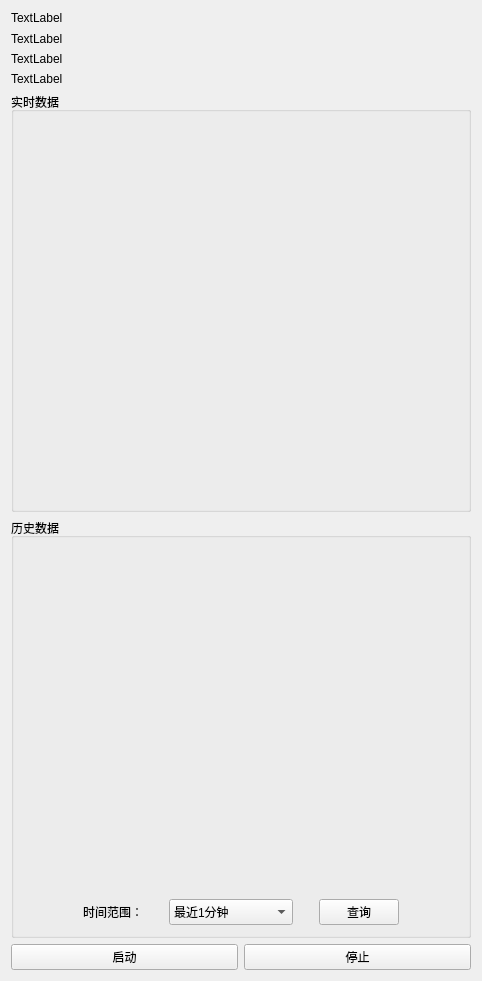
<?xml version="1.0" encoding="UTF-8"?>
<ui version="4.0">
 <class>DeviceWidget</class>
 <widget class="QWidget" name="DeviceWidget">
  <property name="geometry">
   <rect>
    <x>0</x>
    <y>0</y>
    <width>482</width>
    <height>981</height>
   </rect>
  </property>
  <property name="windowTitle">
   <string>Form</string>
  </property>
  <layout class="QVBoxLayout" name="verticalLayout_3">
   <item>
    <layout class="QVBoxLayout" name="verticalLayout">
     <item>
      <widget class="QLabel" name="deviceNameLabel">
       <property name="sizePolicy">
        <sizepolicy hsizetype="Preferred" vsizetype="Minimum">
         <horstretch>0</horstretch>
         <verstretch>0</verstretch>
        </sizepolicy>
       </property>
       <property name="text">
        <string>TextLabel</string>
       </property>
      </widget>
     </item>
     <item>
      <widget class="QLabel" name="statusLabel">
       <property name="sizePolicy">
        <sizepolicy hsizetype="Preferred" vsizetype="Minimum">
         <horstretch>0</horstretch>
         <verstretch>0</verstretch>
        </sizepolicy>
       </property>
       <property name="text">
        <string>TextLabel</string>
       </property>
      </widget>
     </item>
     <item>
      <widget class="QLabel" name="temperatureLabel">
       <property name="sizePolicy">
        <sizepolicy hsizetype="Preferred" vsizetype="Minimum">
         <horstretch>0</horstretch>
         <verstretch>0</verstretch>
        </sizepolicy>
       </property>
       <property name="text">
        <string>TextLabel</string>
       </property>
      </widget>
     </item>
     <item>
      <widget class="QLabel" name="voltageLabel">
       <property name="sizePolicy">
        <sizepolicy hsizetype="Preferred" vsizetype="Minimum">
         <horstretch>0</horstretch>
         <verstretch>0</verstretch>
        </sizepolicy>
       </property>
       <property name="text">
        <string>TextLabel</string>
       </property>
      </widget>
     </item>
     <item>
      <widget class="QGroupBox" name="groupBox">
       <property name="minimumSize">
        <size>
         <width>0</width>
         <height>420</height>
        </size>
       </property>
       <property name="maximumSize">
        <size>
         <width>16777215</width>
         <height>420</height>
        </size>
       </property>
       <property name="title">
        <string>实时数据</string>
       </property>
       <layout class="QVBoxLayout" name="verticalLayout_8">
        <item>
         <widget class="QWidget" name="temperatureChartWidget" native="true">
          <property name="sizePolicy">
           <sizepolicy hsizetype="Preferred" vsizetype="Preferred">
            <horstretch>0</horstretch>
            <verstretch>0</verstretch>
           </sizepolicy>
          </property>
          <property name="minimumSize">
           <size>
            <width>0</width>
            <height>170</height>
           </size>
          </property>
          <property name="maximumSize">
           <size>
            <width>16777215</width>
            <height>170</height>
           </size>
          </property>
          <layout class="QVBoxLayout" name="verticalLayout_5"/>
         </widget>
        </item>
        <item>
         <widget class="QWidget" name="voltageChartWidget" native="true">
          <property name="sizePolicy">
           <sizepolicy hsizetype="Preferred" vsizetype="Preferred">
            <horstretch>0</horstretch>
            <verstretch>0</verstretch>
           </sizepolicy>
          </property>
          <property name="minimumSize">
           <size>
            <width>0</width>
            <height>170</height>
           </size>
          </property>
          <property name="maximumSize">
           <size>
            <width>16777215</width>
            <height>170</height>
           </size>
          </property>
          <layout class="QVBoxLayout" name="verticalLayout_6"/>
         </widget>
        </item>
       </layout>
      </widget>
     </item>
     <item>
      <widget class="QGroupBox" name="historyGroupBox">
       <property name="sizePolicy">
        <sizepolicy hsizetype="Preferred" vsizetype="Preferred">
         <horstretch>0</horstretch>
         <verstretch>0</verstretch>
        </sizepolicy>
       </property>
       <property name="minimumSize">
        <size>
         <width>0</width>
         <height>420</height>
        </size>
       </property>
       <property name="maximumSize">
        <size>
         <width>16777215</width>
         <height>420</height>
        </size>
       </property>
       <property name="title">
        <string>历史数据</string>
       </property>
       <layout class="QVBoxLayout" name="verticalLayout_2" stretch="0,1,1">
        <item>
         <widget class="QWidget" name="historyTemperatureChartWidget" native="true">
          <property name="sizePolicy">
           <sizepolicy hsizetype="Preferred" vsizetype="Preferred">
            <horstretch>0</horstretch>
            <verstretch>0</verstretch>
           </sizepolicy>
          </property>
          <property name="minimumSize">
           <size>
            <width>0</width>
            <height>170</height>
           </size>
          </property>
          <property name="maximumSize">
           <size>
            <width>16777215</width>
            <height>170</height>
           </size>
          </property>
          <layout class="QVBoxLayout" name="verticalLayout_7"/>
         </widget>
        </item>
        <item>
         <widget class="QWidget" name="historyVoltageChartWidget" native="true">
          <property name="sizePolicy">
           <sizepolicy hsizetype="Preferred" vsizetype="Preferred">
            <horstretch>0</horstretch>
            <verstretch>0</verstretch>
           </sizepolicy>
          </property>
          <property name="minimumSize">
           <size>
            <width>0</width>
            <height>170</height>
           </size>
          </property>
          <property name="maximumSize">
           <size>
            <width>16777215</width>
            <height>170</height>
           </size>
          </property>
          <layout class="QVBoxLayout" name="verticalLayout_4"/>
         </widget>
        </item>
        <item>
         <layout class="QHBoxLayout" name="horizontalLayout_2">
          <item>
           <spacer name="horizontalSpacer_2">
            <property name="orientation">
             <enum>Qt::Orientation::Horizontal</enum>
            </property>
            <property name="sizeType">
             <enum>QSizePolicy::Policy::Fixed</enum>
            </property>
            <property name="sizeHint" stdset="0">
             <size>
              <width>60</width>
              <height>20</height>
             </size>
            </property>
           </spacer>
          </item>
          <item>
           <widget class="QLabel" name="label">
            <property name="sizePolicy">
             <sizepolicy hsizetype="Fixed" vsizetype="Preferred">
              <horstretch>0</horstretch>
              <verstretch>0</verstretch>
             </sizepolicy>
            </property>
            <property name="text">
             <string>时间范围：</string>
            </property>
           </widget>
          </item>
          <item>
           <spacer name="horizontalSpacer_5">
            <property name="orientation">
             <enum>Qt::Orientation::Horizontal</enum>
            </property>
            <property name="sizeType">
             <enum>QSizePolicy::Policy::Fixed</enum>
            </property>
            <property name="sizeHint" stdset="0">
             <size>
              <width>20</width>
              <height>20</height>
             </size>
            </property>
           </spacer>
          </item>
          <item>
           <widget class="QComboBox" name="historyRangeComboBox">
            <property name="sizePolicy">
             <sizepolicy hsizetype="Minimum" vsizetype="Preferred">
              <horstretch>0</horstretch>
              <verstretch>0</verstretch>
             </sizepolicy>
            </property>
            <property name="minimumSize">
             <size>
              <width>0</width>
              <height>0</height>
             </size>
            </property>
            <property name="baseSize">
             <size>
              <width>0</width>
              <height>0</height>
             </size>
            </property>
            <item>
             <property name="text">
              <string>最近1分钟</string>
             </property>
            </item>
            <item>
             <property name="text">
              <string>最近10分钟</string>
             </property>
            </item>
            <item>
             <property name="text">
              <string>最近1小时</string>
             </property>
            </item>
            <item>
             <property name="text">
              <string>最近24小时</string>
             </property>
            </item>
           </widget>
          </item>
          <item>
           <spacer name="horizontalSpacer_4">
            <property name="orientation">
             <enum>Qt::Orientation::Horizontal</enum>
            </property>
            <property name="sizeType">
             <enum>QSizePolicy::Policy::Fixed</enum>
            </property>
            <property name="sizeHint" stdset="0">
             <size>
              <width>20</width>
              <height>20</height>
             </size>
            </property>
           </spacer>
          </item>
          <item>
           <widget class="QPushButton" name="queryHistoryButton">
            <property name="sizePolicy">
             <sizepolicy hsizetype="Fixed" vsizetype="Fixed">
              <horstretch>0</horstretch>
              <verstretch>0</verstretch>
             </sizepolicy>
            </property>
            <property name="text">
             <string>查询</string>
            </property>
           </widget>
          </item>
          <item>
           <spacer name="horizontalSpacer">
            <property name="orientation">
             <enum>Qt::Orientation::Horizontal</enum>
            </property>
            <property name="sizeType">
             <enum>QSizePolicy::Policy::Fixed</enum>
            </property>
            <property name="sizeHint" stdset="0">
             <size>
              <width>60</width>
              <height>20</height>
             </size>
            </property>
           </spacer>
          </item>
         </layout>
        </item>
       </layout>
      </widget>
     </item>
     <item>
      <layout class="QHBoxLayout" name="horizontalLayout">
       <property name="sizeConstraint">
        <enum>QLayout::SizeConstraint::SetDefaultConstraint</enum>
       </property>
       <item>
        <widget class="QPushButton" name="startBtn">
         <property name="text">
          <string>启动</string>
         </property>
        </widget>
       </item>
       <item>
        <widget class="QPushButton" name="stopBtn">
         <property name="text">
          <string>停止</string>
         </property>
        </widget>
       </item>
      </layout>
     </item>
    </layout>
   </item>
  </layout>
 </widget>
 <resources/>
 <connections/>
</ui>
